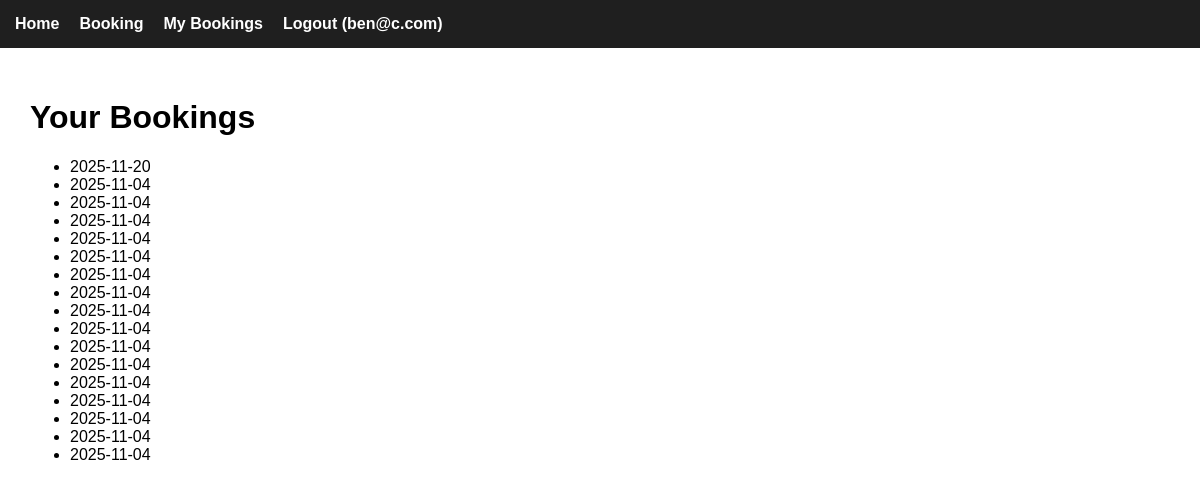
/my-bookings (signed in), run on an earlier commit of the app's database.
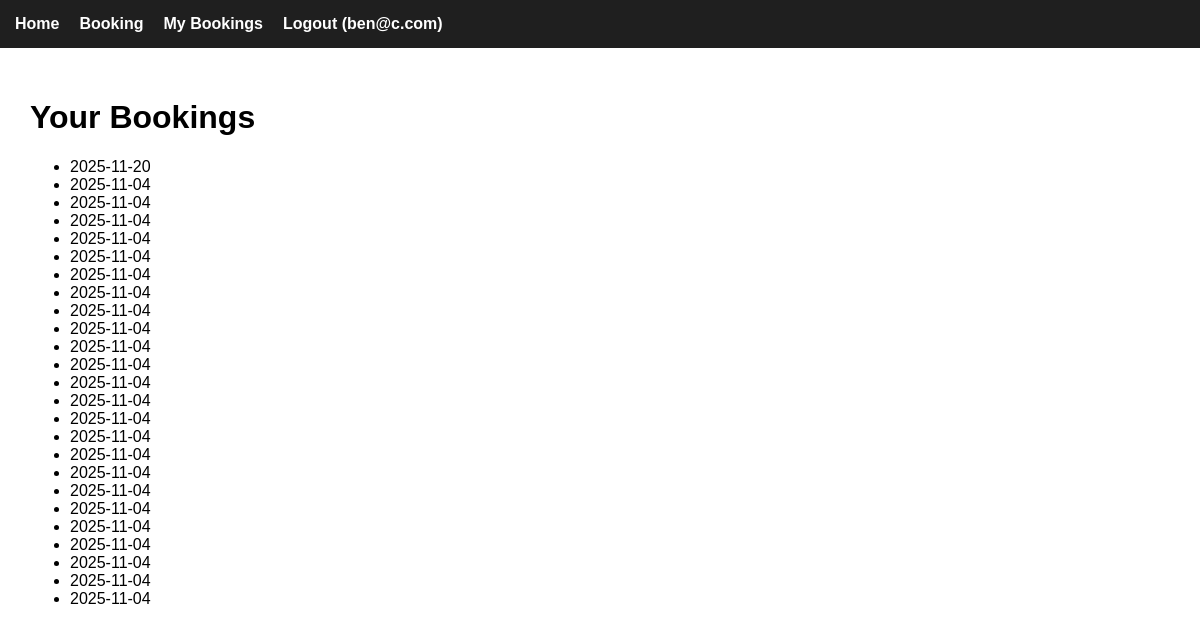
And on a later commit of the database.
### tables this page shows
CREATE TABLE bookings(
        booking_id INTEGER PRIMARY KEY AUTOINCREMENT,
        user_id INTEGER NOT NULL,
        ticket_id INTEGER NOT NULL,
        people INTEGER NOT NULL,
        date TEXT NOT NULL,
        FOREIGN KEY (user_id) REFERENCES users(id),
        FOREIGN KEY (ticket_id) REFERENCES ticket_types(ticket_id)
    );

### app.py (the view)
@app.route("/my-bookings")
def my_bookings():
    if "user_id" not in session:
        return redirect("/login")
    db = get_db()
    c = db.cursor()
    c.execute("SELECT date FROM bookings WHERE user_id=?", (session["user_id"],))
    rows = c.fetchall()
    return render_template("bookings.html", bookings=rows)

### app.py (called while the page is built)
def get_db():
    return sqlite3.connect("booking.db", check_same_thread=False)

### templates/bookings.html
{% extends "base.html" %}
{% block content %}
<h1>Your Bookings</h1>
{% if bookings %}
    <ul>
    {% for b in bookings %}
        <li>{{ b[0] }}</li>
    {% endfor %}
    </ul>
{% else %}
    <p>No bookings yet.</p>
{% endif %}
{% endblock %}

### templates/base.html (shortened to what this page needs)
<!DOCTYPE html>
<html>
<head>
    <link rel="stylesheet" type="text/css" href="{{ url_for('static', filename='styles.css') }}">
</head>
<body>
    <nav>
        <ul>
            <li><a href="/">Home</a></li>
            <li><a href="/booking">Booking</a></li>
            <li><a href="/my-bookings">My Bookings</a></li>
            {% if session.get('user_id') %}
                <li><a href="/logout">Logout ({{ session['username'] }})</a></li>
            {% else %}
                <li><a href="/login">Login</a></li>
                <li><a href="/register">Register</a></li>
            {% endif %}
        </ul>
    </nav>
    <div class="container">
        {% block content %}
        {% endblock %}
    </div>
</body>
</html>

### static/styles.css (style rules this page uses)
body { font-family: Arial, sans-serif; margin: 0; }
nav { background: #1f1f1f; color: white; padding: 15px; }
nav ul { list-style: none; margin: 0; padding: 0; display: flex; gap: 20px; }
nav ul li { display: inline-block; }
nav a { color: white; text-decoration: none; font-size: 16px; font-weight: bold; }
.container { padding: 30px; }
body { font-family: Calibri, sans-serif; }

What changed in the data, as far as the page shows it:
added bookings: date "2025-11-04"
added bookings: date "2025-11-04"
added bookings: date "2025-11-04"
added bookings: date "2025-11-04"
added bookings: date "2025-11-04"
added bookings: date "2025-11-04"
added bookings: date "2025-11-04"
added bookings: date "2025-11-04"
